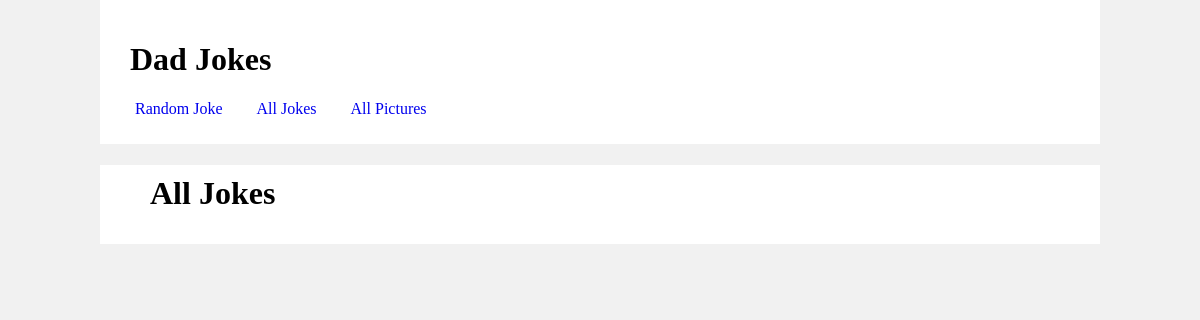
Page /dadjokes/jokes on the earlier database version.
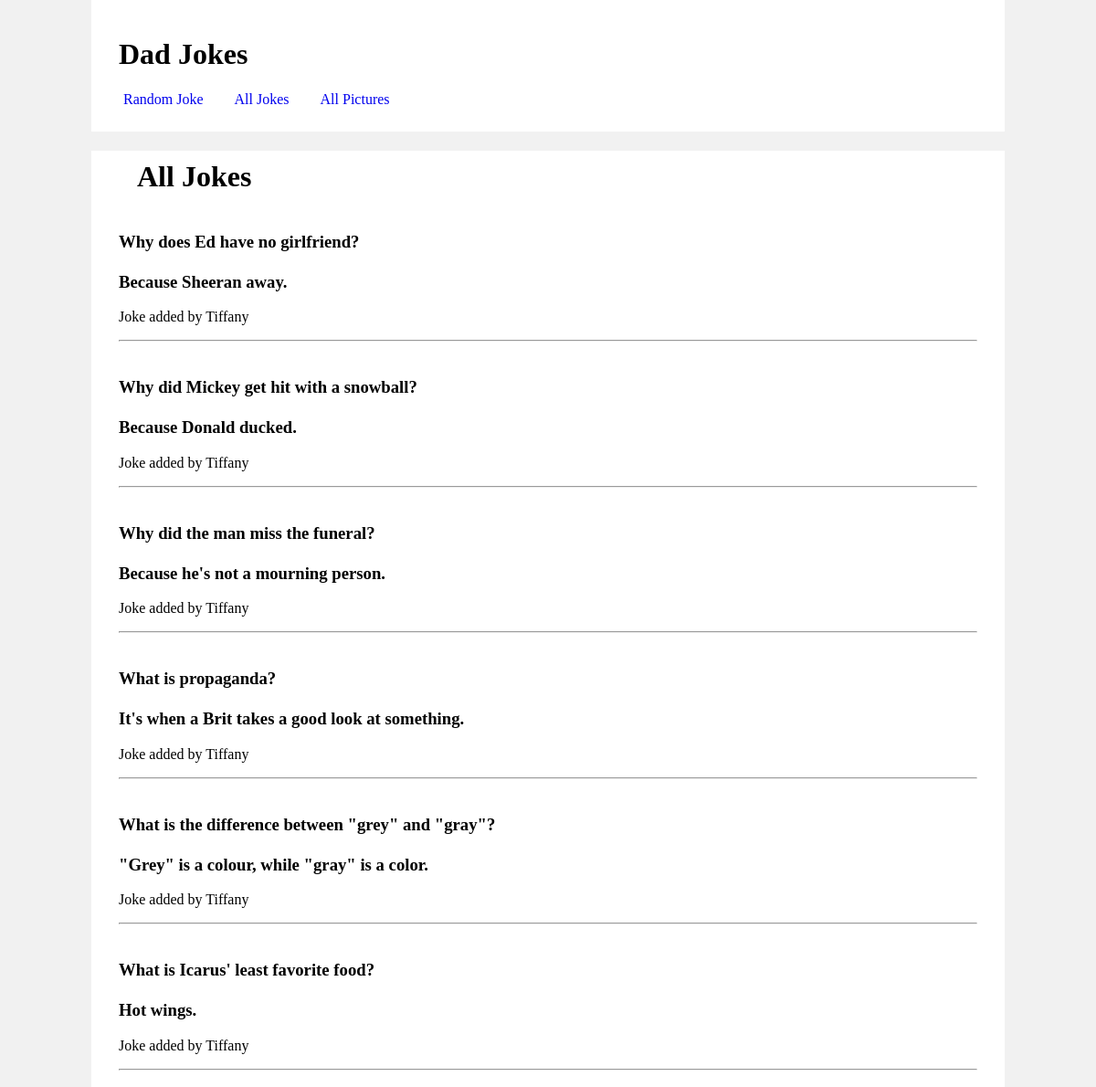
Same page on the later database version.
### dadjokes/models.py (models this page shows, shortened)
class Joke(models.Model):
    text = models.TextField(blank=True)
    name = models.TextField(blank=True)
    timestamp = models.DateTimeField(auto_now=True)

### dadjokes/views.py (the view)
# urls.py: path(r"jokes", AllJokesView.as_view(), name="all_jokes"),
class AllJokesView(ListView):
    model = Joke
    template_name = "dadjokes/all_jokes.html"
    context_object_name = "jokes"

### dadjokes/templates/dadjokes/all_jokes.html
{% extends 'dadjokes/base.html' %}
{% block content %}
<div class="container">
    <h1>All Jokes</h1>
    {% for joke in jokes %}
        <h3>{{joke.text|linebreaksbr}}</h3>
        <p>Joke added by {{joke.name}}</p>
        <hr>
    {% endfor %}
</div>
{% endblock %}

### dadjokes/templates/dadjokes/base.html (shortened to what this page needs)
{% load static %}
<html>
    <head>
        <link rel="stylesheet" href="{% static 'dadjokes_styles.css' %}">
    </head>
    <body>
        <header>
            <h1>Dad Jokes</h1>
            <nav>
                <ul>
                    <li><a href="{% url 'joke' %}">Random Joke</a></li>
                    <li><a href="{% url 'all_jokes' %}">All Jokes</a></li>
                    <li><a href="{% url 'pictures' %}">All Pictures</a></li>
                </ul>
            </nav>
        </header>
    {% block content %}
    {% endblock %}
    </body>
</html>

### static/dadjokes_styles.css (style rules this page uses)
* { box-sizing: border-box; }
body { max-width: 1000px; margin: auto; background-color: rgb(241, 241, 241); }
header { background-color: white; padding: 10px; }
.container { background-color: white; margin-top: 20px; padding: 0 30px 10px; }
nav ul { padding-left: 25px; }
nav ul li { display: inline; margin-right: 30px; }
nav ul li a { text-decoration: none; }
h1 { padding-top: 10px; padding-left: 20px; }
h3 { padding-top: 20px; }

Differences in the rows shown:
added Joke: text "Why does Ed have no girlfriend? Because Sheeran away.", name "Tiffany"
added Joke: text "Why did Mickey get hit with a snowball? Because Donald ducked.", name "Tiffany"
added Joke: text "Why did the man miss the funeral? Because he's not a mourning person.", name "Tiffany"
added Joke: text "What is propaganda? It's when a Brit takes a good look at something.", name "Tiffany"
added Joke: text "What is the difference between \"grey\" and \"gray\"? \"Grey\" is a colour, while \"gray\" is a color.", name "Tiffany"
added Joke: text "What is Icarus' least favorite food? Hot wings.", name "Tiffany"
